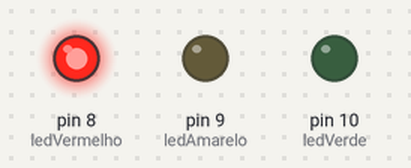
A sketch run on a simulated Arduino Uno, built with avr-gcc and run on an emulated ATmega328P. On the bench: output pins drawn as LEDs (lit = HIGH).

Above: at 2.5 s.
At 6.0 s:
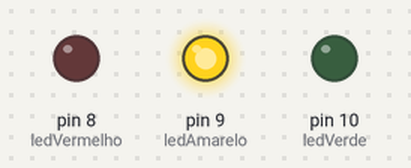
At 8.5 s:
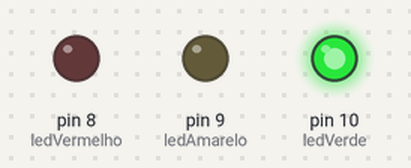
Timing chart, 0 to 13.0 s (numbered marks = the images above):
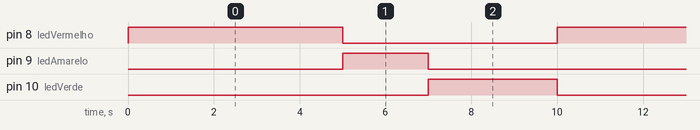

Measured:
- by itself, pin 8 (ledVermelho): alternates HIGH for 5.0 s and LOW for 5.0 s
- by itself, pin 9 (ledAmarelo): alternates HIGH for 2.0 s and LOW for 8.0 s
- by itself, pin 10 (ledVerde): alternates HIGH for 3.0 s and LOW for 7.0 s

The sketch:

semaforo.ino
```cpp
// Definindo os pinos dos LEDs
int ledVermelho = 8;
int ledAmarelo = 9;
int ledVerde = 10;

void setup()
{
    pinMode(ledVermelho, OUTPUT);
    pinMode(ledAmarelo, OUTPUT);
    pinMode(ledVerde, OUTPUT);
}

void loop()
{
    sinalVermelho();
    sinalAmarelo();
    sinalVerde();
}

void sinalVermelho()
{
    digitalWrite(ledVermelho, HIGH);
    digitalWrite(ledAmarelo, LOW);
    digitalWrite(ledVerde, LOW);
    delay(5000);
}
void sinalVerde()
{
    digitalWrite(ledVermelho, LOW);
    digitalWrite(ledAmarelo, LOW);
    digitalWrite(ledVerde, HIGH);
    delay(3000);
}
void sinalAmarelo()
{
    digitalWrite(ledVermelho, LOW);
    digitalWrite(ledAmarelo, HIGH);
    digitalWrite(ledVerde, LOW);
    delay(2000);
}
```
